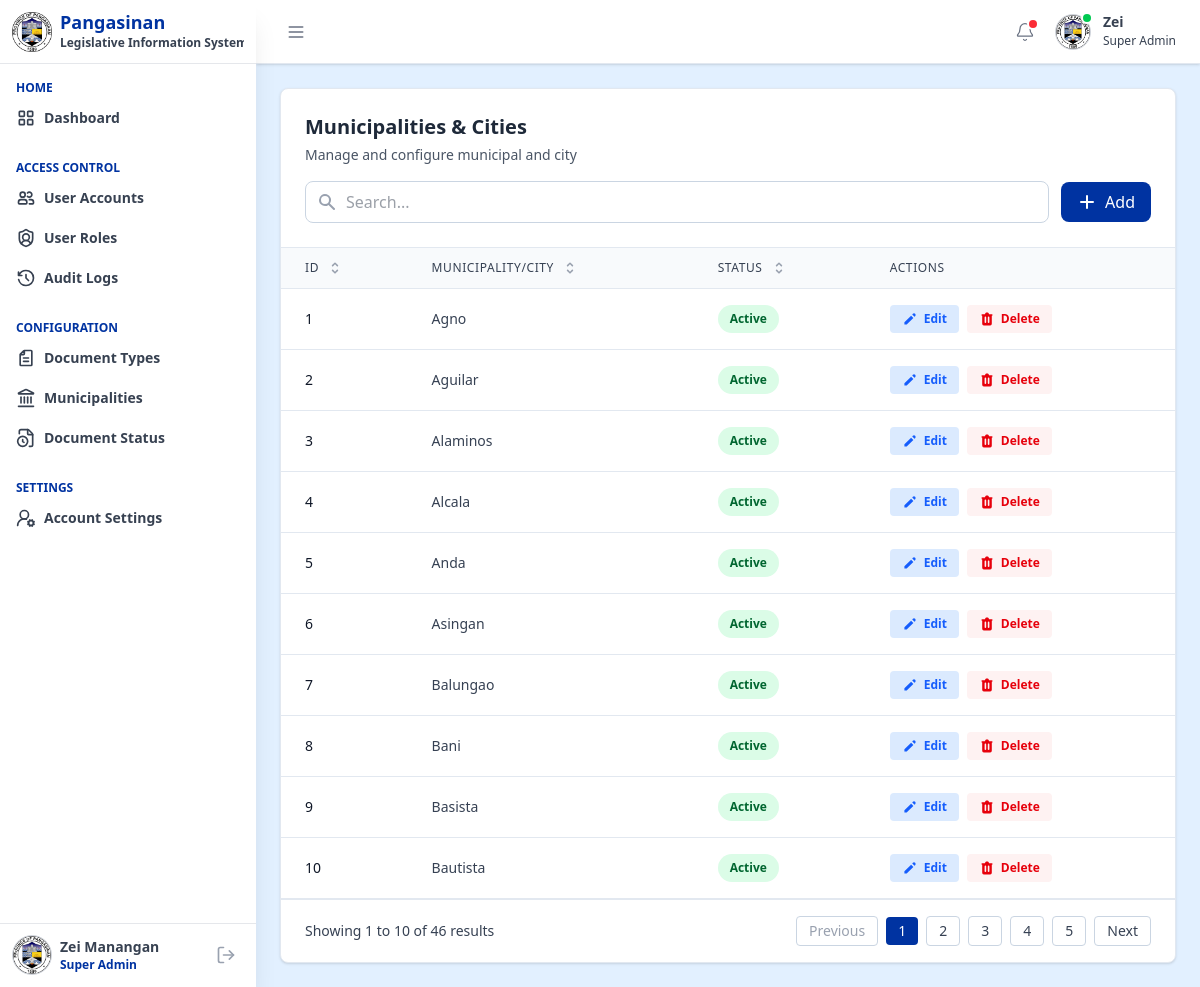
/pages/super_admin/muni_cities.php (signed in), run on the app's committed database.
### tables this page shows
CREATE TABLE `muni_cities` (
  `muni_city_id` int NOT NULL,
  `muni_city_name` varchar(255) NOT NULL,
  `status` enum('active','inactive') DEFAULT 'active',
  `is_deleted` tinyint(1) DEFAULT '0',
  `created_at` datetime DEFAULT CURRENT_TIMESTAMP,
  `updated_at` datetime DEFAULT CURRENT_TIMESTAMP ON UPDATE CURRENT_TIMESTAMP,
  `created_by` int DEFAULT NULL,
  `updated_by` int DEFAULT NULL
);

### includes/fetch_muni_cities_data.php (called while the page is built, shortened)
<?php
require_once 'db.php';
function getAllMuniCities() {
    global $pdo;
    try {
        $query = "
            SELECT
                muni_city_id,
                muni_city_name,
                status,
                created_at,
                updated_at
            FROM muni_cities
            WHERE is_deleted = FALSE
            ORDER BY muni_city_id ASC
        ";
        $stmt = $pdo->prepare($query);
        $stmt->execute();
        return $stmt->fetchAll(PDO::FETCH_ASSOC);
    } catch (PDOException $e) {
        return ['error' => 'Database error: ' . $e->getMessage()];
    }
}
?>

### pages/super_admin/muni_cities.php (the view, shortened to what this page needs)
<?php
include '../../components/header.php';
include '../../includes/fetch_muni_cities_data.php';
$muniCities = getAllMuniCities();
?>
<div class="">
    <?php include '../../components/sidebar.php'; ?>
    <div class="flex-1 md:ml-64 min-h-screen">
        <?php
        include '../../components/topbar.php';
        ?>
        <main class="p-3 sm:p-6">
            <div class="bg-white rounded-lg shadow-sm border border-slate-200">
                <div class="p-6 border-b border-slate-200">
                    <div class="flex flex-col gap-4">
                        <div>
                            <h2 class="text-xl font-bold text-gray-800">Municipalities & Cities</h2>
                            <p class="text-sm text-gray-600 mt-1">Manage and configure municipal and city</p>
                        </div>
                        <div class="flex items-center gap-3 w-full">
                            <div class="relative flex-1">
                                <div class="absolute inset-y-0 left-0 pl-3 flex items-center pointer-events-none">
                                    <svg class="h-5 w-5 text-gray-400" xmlns="http://www.w3.org/2000/svg"
                                        viewBox="0 0 20 20" fill="currentColor">
                                        <path fill-rule="evenodd"
                                            d="M8 4a4 4 0 100 8 4 4 0 000-8zM2 8a6 6 0 1110.89 3.476l4.817 4.817a1 1 0 01-1.414 1.414l-4.816-4.816A6 6 0 012 8z"
                                            clip-rule="evenodd" />
                                    </svg>
                                </div>
                                <input type="text" id="searchInput" placeholder="Search..."
                                    class="pl-10 pr-4 py-2 border border-slate-300 rounded-lg outline-none w-full focus:ring-2 focus:ring-[#0033A1] focus:border-transparent"
                                    onkeyup="filterTable()">
                            </div>
                            <button onclick="openModal('muni-city-add-modal')"
                                class="px-4 py-2 bg-[#0033A1] text-white rounded-lg hover:bg-blue-800 transition-colors duration-200 font-medium flex items-center gap-2 cursor-pointer whitespace-nowrap">
                                <svg class="h-5 w-5" xmlns="http://www.w3.org/2000/svg" viewBox="0 0 20 20"
                                    fill="currentColor">
                                    <path fill-rule="evenodd"
                                        d="M10 3a1 1 0 00-1 1v5H4a1 1 0 100 2h5v5a1 1 0 102 0v-5h5a1 1 0 100-2h-5V4a1 1 0 00-1-1z"
                                        clip-rule="evenodd" />
                                </svg>
                                Add
                            </button>
                        </div>
                    </div>
                </div>
                <div class="overflow-x-auto">
                    <table id="usersTable" class="min-w-full divide-y divide-slate-200">
                        <thead class="bg-slate-50">
                            <tr>
                                <th scope="col"
                                    class="px-3 sm:px-6 py-3 text-left text-xs font-medium text-gray-700 uppercase tracking-wider cursor-pointer"
                                    onclick="sortTable(0)">
                                    <div class="flex items-center gap-2">
                                        ID
                                    </div>
                                </th>
                                <th scope="col"
                                    class="px-3 sm:px-6 py-3 text-left text-xs font-medium text-gray-700 uppercase tracking-wider cursor-pointer"
                                    onclick="sortTable(1)">
                                    <div class="flex items-center gap-2">
                                        Municipality/City
                                    </div>
                                </th>
                                <th scope="col"
                                    class="px-3 sm:px-6 py-3 text-left text-xs font-medium text-gray-700 uppercase tracking-wider cursor-pointer"
                                    onclick="sortTable(2)">
                                    <div class="flex items-center gap-2">
                                        Status
                                    </div>
                                </th>
                                <th scope="col"
                                    class="px-3 sm:px-6 py-3 text-left text-xs font-medium text-gray-700 uppercase tracking-wider">
                                    Actions
                                </th>
                            </tr>
                        </thead>
                        <tbody class="bg-white divide-y divide-slate-200" id="tableBody">
                            <?php if (isset($muniCities['error'])): ?>
                                <tr>
                                    <td colspan="4" class="px-6 py-8 text-center text-red-600">
                                        <?php echo htmlspecialchars($muniCities['error']); ?>
                                    </td>
                                </tr>
                            <?php elseif (empty($muniCities)): ?>
                            <?php else: ?>
                                <?php foreach ($muniCities as $muniCity): ?>
                                    <tr class="hover:bg-slate-50 transition-colors duration-150">
                                        <td class="px-3 sm:px-6 py-3 sm:py-4 whitespace-nowrap text-sm font-medium text-gray-900">
                                            <?php echo htmlspecialchars($muniCity['muni_city_id']); ?>
                                        </td>
                                        <td class="px-3 sm:px-6 py-3 sm:py-4 whitespace-nowrap text-sm text-gray-700">
                                            <?php echo htmlspecialchars($muniCity['muni_city_name']); ?>
                                        </td>
                                        <td class="px-3 sm:px-6 py-3 sm:py-4 whitespace-nowrap">
                                            <?php
                                            $statusClass = $muniCity['status'] === 'active'
                                                ? 'bg-green-100 text-green-800'
                                                : 'bg-gray-200 text-gray-800';
                                            ?>
                                            <span
                                                class="px-3 py-1 inline-flex text-xs leading-5 font-semibold rounded-full <?php echo $statusClass; ?>">
                                                <?php echo htmlspecialchars(ucfirst($muniCity['status'])); ?>
                                            </span>
                                        </td>
                                        <td class="px-3 sm:px-6 py-3 sm:py-4 whitespace-nowrap text-sm font-medium">
                                            <div class="flex items-center gap-2">
                                                <button onclick="editMuniCity(<?php echo $muniCity['muni_city_id']; ?>)" class="inline-flex items-center gap-1.5 px-3 py-1.5 text-xs font-bold text-blue-600 bg-blue-100 hover:bg-blue-200 rounded transition duration-150 cursor-pointer">
                                                    <svg class="h-4 w-4" xmlns="http://www.w3.org/2000/svg" viewBox="0 0 20 20"
                                                        fill="currentColor">
                                                        <path
                                                            d="M13.586 3.586a2 2 0 112.828 2.828l-.793.793-2.828-2.828.793-.793zM11.379 5.793L3 14.172V17h2.828l8.38-8.379-2.83-2.828z" />
                                                    </svg>
                                                    Edit
                                                </button>
                                                <button
                                                    onclick="deleteMuniCity(<?php echo $muniCity['muni_city_id']; ?>, '<?php echo htmlspecialchars($muniCity['muni_city_name']); ?>')"
                                                    class="inline-flex items-center gap-1.5 px-3 py-1.5 text-xs font-bold text-red-600 bg-red-50 hover:text-red-900 rounded transition duration-150 cursor-pointer">
                                                    Delete
                                                </button>
                                            </div>
                                        </td>
                                    </tr>
                                <?php endforeach; ?>
                            <?php endif; ?>
                        </tbody>
                    </table>
                </div>
                <div
                    class="px-4 sm:px-6 py-4 border-t border-slate-200 flex flex-col sm:flex-row items-center justify-between gap-4">
                    <div id="paginationInfo" class="text-sm text-gray-700">
                    </div>
                    <div id="paginationContainer" class="flex items-center space-x-2">
                    </div>
                </div>
            </div>
        </main>
    </div>
</div>
</body>
</html>

### components/sidebar.php (style rules this page uses)
@media (min-width: 768px) { .md\:ml-64 { transition: margin-left 0.3s ease; } }

### data on the page
muni_cities: muni_city_id "1", muni_city_name "Agno", status "Active"
muni_cities: muni_city_id "2", muni_city_name "Aguilar", status "Active"
muni_cities: muni_city_id "3", muni_city_name "Alaminos", status "Active"
muni_cities: muni_city_id "4", muni_city_name "Alcala", status "Active"
muni_cities: muni_city_id "5", muni_city_name "Anda", status "Active"
muni_cities: muni_city_id "6", muni_city_name "Asingan", status "Active"
muni_cities: muni_city_id "7", muni_city_name "Balungao", status "Active"
muni_cities: muni_city_id "8", muni_city_name "Bani", status "Active"
muni_cities: muni_city_id "9", muni_city_name "Basista", status "Active"
muni_cities: muni_city_id "10", muni_city_name "Bautista", status "Active"

### other printed values
$_SESSION['role_name'] "Super Admin"
$_SESSION['first_name'] "Zei"
